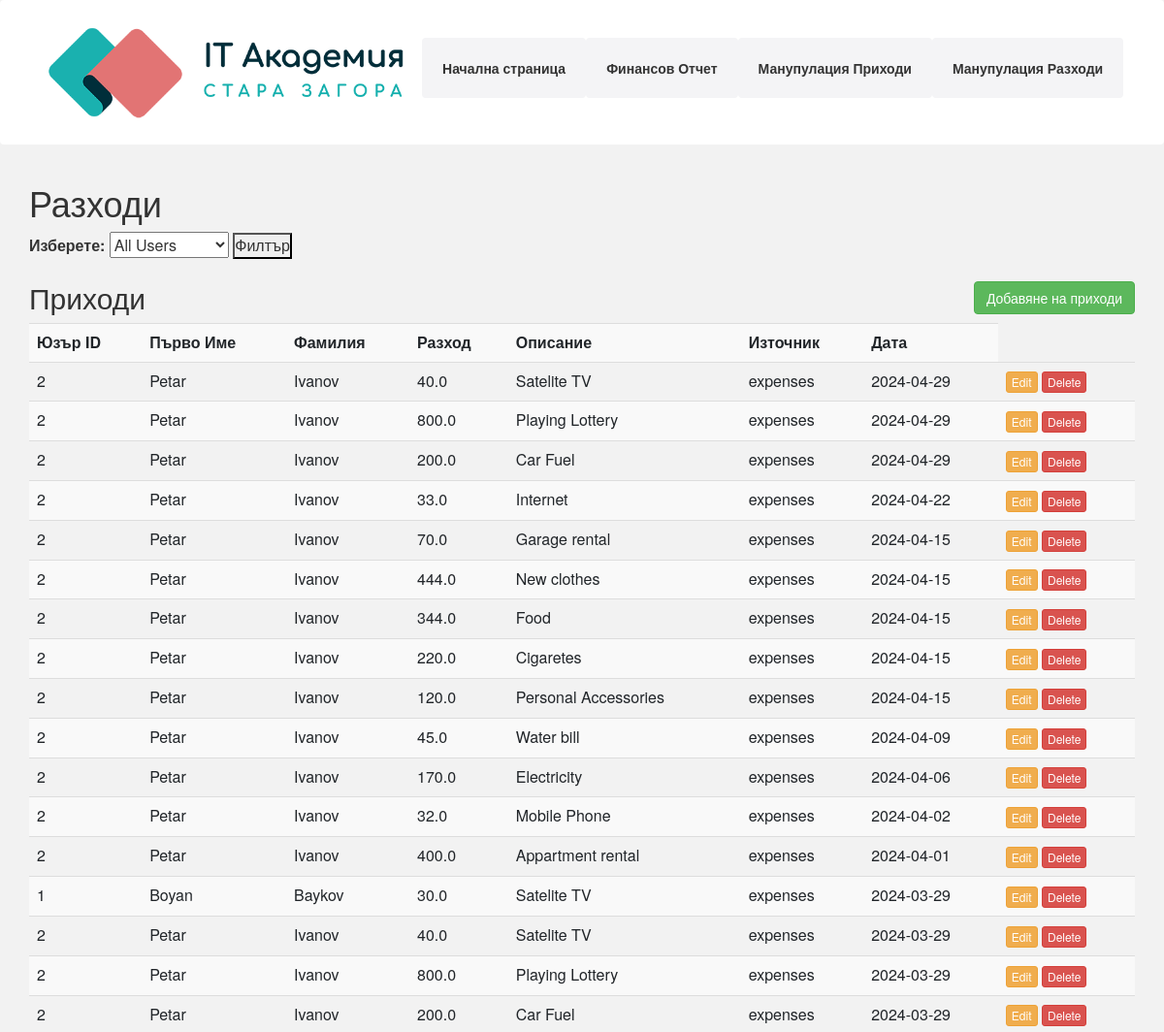
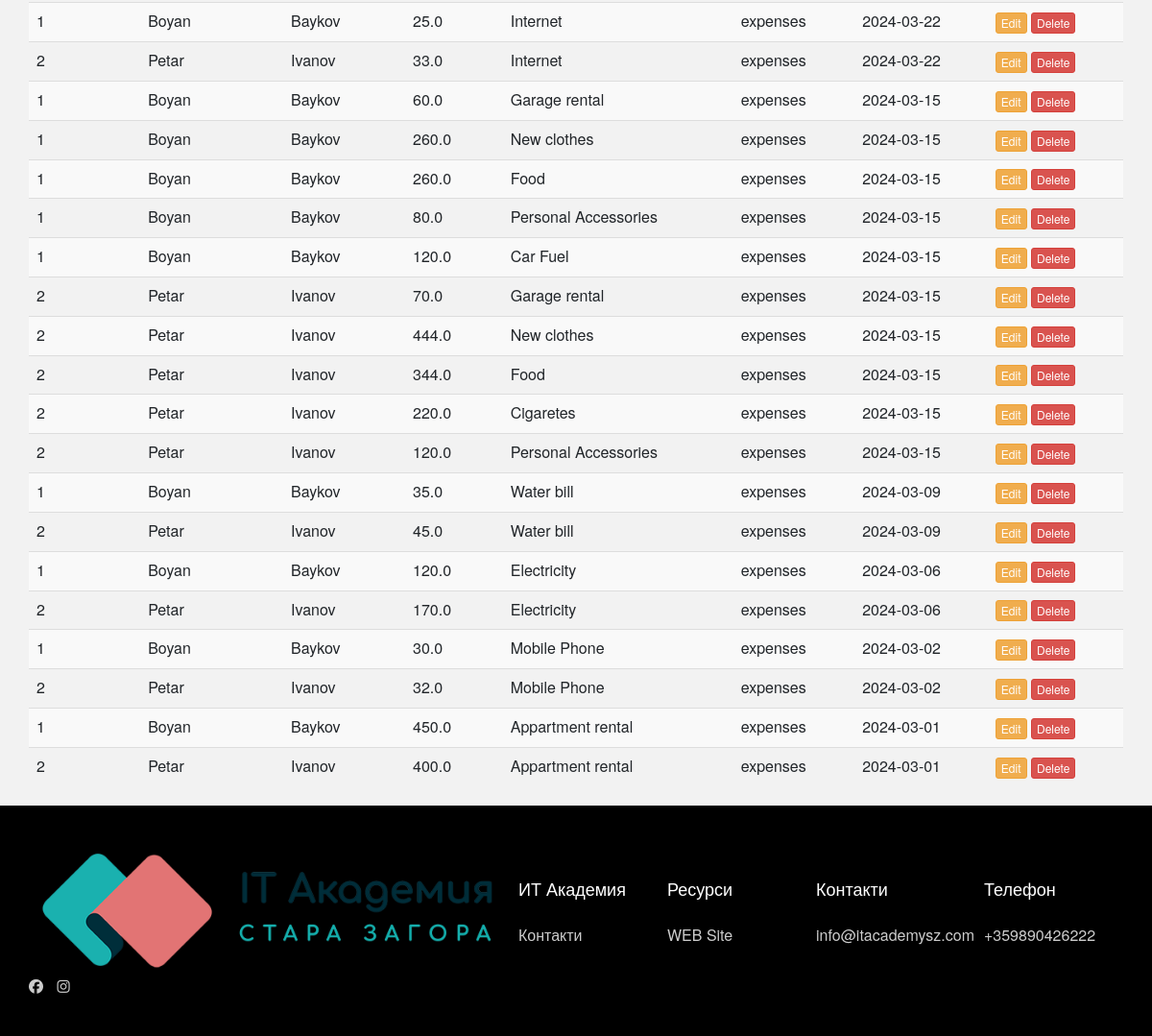
Page /index4 on the committed database (2 pictures, top to bottom).
### web/alchemy.py (models this page shows)
class Expenses(Base):
    __tablename__ = 'expenses'
    id = Column(Integer, primary_key=True)
    user_id = Column(Integer, ForeignKey('users.id'))
    expenses = Column(Integer)
    description = Column(String)
    source = Column(String)
    date = Column(Date, default=datetime.now)

class User(Base):
    __tablename__ = 'users'
    id = Column(Integer, primary_key=True)
    FirstName = Column(String)
    LastName = Column(String)
    incomes = relationship("Income", back_populates="user")

### web/app.py (the view)
@app.route('/index4', methods=['GET', 'POST'])
def index4():
    cur.execute("SELECT FirstName, LastName FROM users")
    user_names = [f"{row[0]} {row[1]}" for row in cur.fetchall()]
    if request.method == 'POST':
        selected_user_name = request.form.get('user_name')
        if selected_user_name:
            cur.execute("""SELECT i.id, i.user_id, u.FirstName, u.LastName, i.expenses, i.description, i.source, i.date
                            FROM expenses i
                            JOIN users u ON u.id = i.user_id
                            WHERE u.FirstName || ' ' || u.LastName = ?
                        order by i.date desc""", (selected_user_name,))
        else:
            cur.execute("""SELECT i.id, i.user_id, u.FirstName, u.LastName, i.expenses, i.description, i.source, i.date
                            FROM expenses i
                            JOIN users u ON u.id = i.user_id
                        order by i.date desc""")
        expenses_data = cur.fetchall()
    else:
        cur.execute("""SELECT i.id, i.user_id, u.FirstName, u.LastName, i.expenses, i.description, i.source, i.date
                        FROM expenses i
                        JOIN users u ON u.id = i.user_id
                    order by i.date desc""")
        expenses_data = cur.fetchall()
    return render_template('index4.html', expenses=expenses_data, user_names=user_names)

### web/templates/index4.html (shortened to what this page needs)
{% include "header.html" %}
<link href="{{url_for('static', filename = 'css/bootstrap.min.css')}}" rel="stylesheet">
{% block body %}
<div class="container">
   <div class="row">
      <div class="col md-12">
        <h1>Разходи</h1>
        <form method="POST" action="/index4">
          <label for="user_name">Изберете:</label>
          <select name="user_name" id="user_name">
              <option value="">All Users</option>
          </select>
          <button type="submit">Филтър</button>
        </form>
         <h2>Приходи
          <button type="button" class="btn btn-success  pull-right" data-toggle="modal" data-target="#myModal">Добавяне на приходи
          </button>
          </h2>
         <table class="table table-striped" >
           <tr>
                <th>Юзър ID</th>
                <th>Първо Име</th>
                <th>Фамилия</th>
                <th>Разход</th>
                <th>Описание</th>
                <th>Източник</th>
                <th>Дата</th>
            </tr>
            {% for row in expenses %}
            <tr>
               <td>{{row.1}}</td>
               <td>{{row.2}}</td>
               <td>{{row.3}}</td>
               <td>{{row.4}}</td>
               <td>{{row.5}}</td>
               <td>{{row.6}}</td>
               <td>{{row.7}}</td>
               <td>
                  <a href="/index4/update/{{row.0}}" class="btn btn-warning btn-xs" data-toggle="modal"
                     data-target="#modaledit{{row.0}}">Edit</a>
                  <a href="/index4/delete/{{ row.0 }}" class="btn btn-danger btn-xs"
                     onclick="return confirm('Are You Sure For Delete?')">Delete</a>
               </td>
            </tr>
            {% endfor %}
         </table>
      </div>
   </div>
</div>
{% endblock %}
{% include "footer.html" %}

### web/static/style.css (style rules this page uses)
* { box-sizing: border-box; margin: 0; padding: 0; }
:root { --primary-color: #377feb; --light-color: #f4f4f6; --dark-color: #111; }
body { font-family: 'Poppins', sans-serif; font-size: 16px; line-height: 1.5; background: #fff; overflow-x: hidden; }
a { text-decoration: none; color: #333; }
.container { max-width: 1300px; margin: 0 auto; padding: 0 15px; }
.btn { display:block; padding: 13px 20px; background: var(--light-color); color: #333; font-weight: 800; text-decoration: none; border: none; border-radius: 115px; cursor: pointer; text-align: center; transition: 0.5s; }

### rows in the picture
Expenses: user "2", FirstName "Petar", LastName "Ivanov", expenses "40.0", description "Satelite TV", source "expenses", date "2024-04-29"
Expenses: user "2", FirstName "Petar", LastName "Ivanov", expenses "800.0", description "Playing Lottery", source "expenses", date "2024-04-29"
Expenses: user "2", FirstName "Petar", LastName "Ivanov", expenses "200.0", description "Car Fuel", source "expenses", date "2024-04-29"
Expenses: user "2", FirstName "Petar", LastName "Ivanov", expenses "33.0", description "Internet", source "expenses", date "2024-04-22"
Expenses: user "2", FirstName "Petar", LastName "Ivanov", expenses "70.0", description "Garage rental", source "expenses", date "2024-04-15"
Expenses: user "2", FirstName "Petar", LastName "Ivanov", expenses "444.0", description "New clothes", source "expenses", date "2024-04-15"
Expenses: user "2", FirstName "Petar", LastName "Ivanov", expenses "344.0", description "Food", source "expenses", date "2024-04-15"
Expenses: user "2", FirstName "Petar", LastName "Ivanov", expenses "220.0", description "Cigaretes", source "expenses", date "2024-04-15"
Expenses: user "2", FirstName "Petar", LastName "Ivanov", expenses "120.0", description "Personal Accessories", source "expenses", date "2024-04-15"
Expenses: user "2", FirstName "Petar", LastName "Ivanov", expenses "45.0", description "Water bill", source "expenses", date "2024-04-09"
Expenses: user "2", FirstName "Petar", LastName "Ivanov", expenses "170.0", description "Electricity", source "expenses", date "2024-04-06"
Expenses: user "2", FirstName "Petar", LastName "Ivanov", expenses "32.0", description "Mobile Phone", source "expenses", date "2024-04-02"
Expenses: user "2", FirstName "Petar", LastName "Ivanov", expenses "400.0", description "Appartment rental", source "expenses", date "2024-04-01"
Expenses: user "1", FirstName "Boyan", LastName "Baykov", expenses "30.0", description "Satelite TV", source "expenses", date "2024-03-29"
Expenses: user "2", FirstName "Petar", LastName "Ivanov", expenses "40.0", description "Satelite TV", source "expenses", date "2024-03-29"
Expenses: user "2", FirstName "Petar", LastName "Ivanov", expenses "800.0", description "Playing Lottery", source "expenses", date "2024-03-29"
Expenses: user "2", FirstName "Petar", LastName "Ivanov", expenses "200.0", description "Car Fuel", source "expenses", date "2024-03-29"
Expenses: user "1", FirstName "Boyan", LastName "Baykov", expenses "25.0", description "Internet", source "expenses", date "2024-03-22"
Expenses: user "2", FirstName "Petar", LastName "Ivanov", expenses "33.0", description "Internet", source "expenses", date "2024-03-22"
Expenses: user "1", FirstName "Boyan", LastName "Baykov", expenses "60.0", description "Garage rental", source "expenses", date "2024-03-15"
Expenses: user "1", FirstName "Boyan", LastName "Baykov", expenses "260.0", description "New clothes", source "expenses", date "2024-03-15"
Expenses: user "1", FirstName "Boyan", LastName "Baykov", expenses "260.0", description "Food", source "expenses", date "2024-03-15"
Expenses: user "1", FirstName "Boyan", LastName "Baykov", expenses "80.0", description "Personal Accessories", source "expenses", date "2024-03-15"
Expenses: user "1", FirstName "Boyan", LastName "Baykov", expenses "120.0", description "Car Fuel", source "expenses", date "2024-03-15"
Expenses: user "2", FirstName "Petar", LastName "Ivanov", expenses "70.0", description "Garage rental", source "expenses", date "2024-03-15"
Expenses: user "2", FirstName "Petar", LastName "Ivanov", expenses "444.0", description "New clothes", source "expenses", date "2024-03-15"
Expenses: user "2", FirstName "Petar", LastName "Ivanov", expenses "344.0", description "Food", source "expenses", date "2024-03-15"
Expenses: user "2", FirstName "Petar", LastName "Ivanov", expenses "220.0", description "Cigaretes", source "expenses", date "2024-03-15"
Expenses: user "2", FirstName "Petar", LastName "Ivanov", expenses "120.0", description "Personal Accessories", source "expenses", date "2024-03-15"
Expenses: user "1", FirstName "Boyan", LastName "Baykov", expenses "35.0", description "Water bill", source "expenses", date "2024-03-09"
Expenses: user "2", FirstName "Petar", LastName "Ivanov", expenses "45.0", description "Water bill", source "expenses", date "2024-03-09"
Expenses: user "1", FirstName "Boyan", LastName "Baykov", expenses "120.0", description "Electricity", source "expenses", date "2024-03-06"
Expenses: user "2", FirstName "Petar", LastName "Ivanov", expenses "170.0", description "Electricity", source "expenses", date "2024-03-06"
Expenses: user "1", FirstName "Boyan", LastName "Baykov", expenses "30.0", description "Mobile Phone", source "expenses", date "2024-03-02"
Expenses: user "2", FirstName "Petar", LastName "Ivanov", expenses "32.0", description "Mobile Phone", source "expenses", date "2024-03-02"
Expenses: user "1", FirstName "Boyan", LastName "Baykov", expenses "450.0", description "Appartment rental", source "expenses", date "2024-03-01"
Expenses: user "2", FirstName "Petar", LastName "Ivanov", expenses "400.0", description "Appartment rental", source "expenses", date "2024-03-01"
